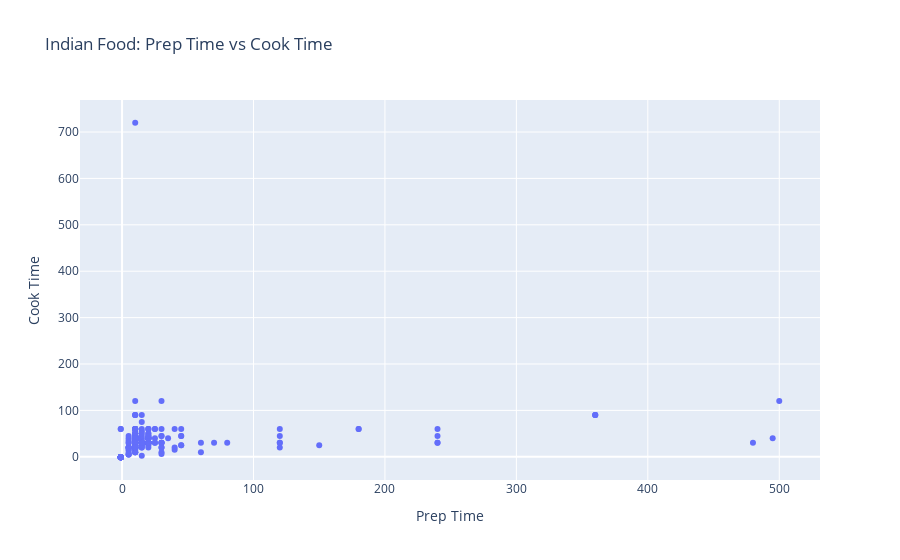

Here is the notebook cell this chart was saved with:
### Code cell
# Create a scatterplot of prep_time on X-axis & cook_time on Y-axis 

fig = px.scatter(df, x='prep_time', y='cook_time', title='Indian Food: Prep Time vs Cook Time', 
                 labels = {'cook_time' : 'Cook Time', 'prep_time' : 'Prep Time'})

# Show the plot
fig.show()

### Figure 1 — Plotly figure (JSON) as saved in the notebook; plotly's stock layout.template omitted (floating-point values rounded to 4 significant figures; data arrays with more than 128 entries replaced by an {"elided": "..."} marker saying what was removed)
{"data": [{"hovertemplate": "Prep Time=%{x}<br>Cook Time=%{y}<extra></extra>", "legendgroup": "", "marker": {"color": "#636efa", "symbol": "circle"}, "mode": "markers", "name": "", "orientation": "v", "showlegend": false, "type": "scatter", "x": {"elided": "255 int values"}, "xaxis": "x", "y": {"elided": "255 int values"}, "yaxis": "y"}], "layout": {"legend": {"tracegroupgap": 0}, "title": {"text": "Indian Food: Prep Time vs Cook Time"}, "xaxis": {"anchor": "y", "domain": [0, 1], "title": {"text": "Prep Time"}}, "yaxis": {"anchor": "x", "domain": [0, 1], "title": {"text": "Cook Time"}}}}
